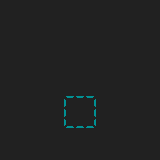

Below is a game level as drawn by its tile map, then a one-line description and the .tmx that defines it (tile-layer data replaced by summaries):
An orthogonal 5x5 tile map with 32x32 px tiles, 1 tile layer (map) and 3 objects (start, end, enemy1).

<map version="1.0" tiledversion="1.1.5" orientation="orthogonal" renderorder="right-down" width="5" height="5" tilewidth="32" tileheight="32" infinite="0" nextobjectid="7">
 <tileset firstgid="1" source="pixel-art.tsx" />
 <layer name="map" width="5" height="5">
  <data>[25 cells, 25 non-empty, 2 distinct tile ids]</data>
 </layer>
 <objectgroup name="markers">
  <object id="1" type="start" x="0" y="128" width="32" height="32">
   <ellipse />
  </object>
  <object id="2" type="end" x="128" y="0" width="32" height="32">
   <ellipse />
  </object>
  <object id="3" type="enemy1" x="32" y="96" width="32" height="32">
   <ellipse />
  </object>
 </objectgroup>
</map>
